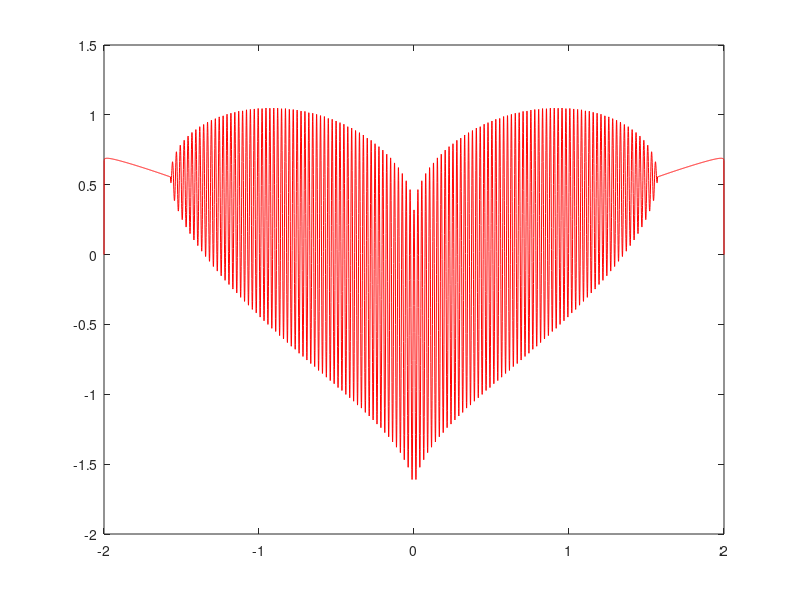

MATLAB code for this plot:
% Gráfica de un corazon
function []=corazon()
      x = linspace(-2,2,5000);
      y = (sqrt(cos(x)).*cos(250*x)+ sqrt(abs(x))-0.7).*(4-x.^2).^0.01;
      plot(x,y,'r')
end
